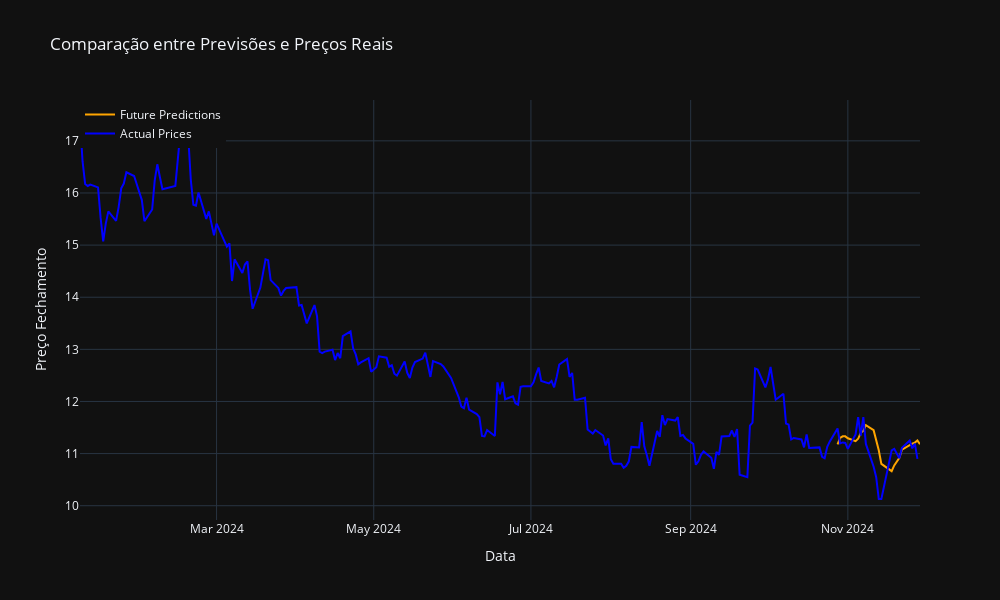

Source (notebook cell):
### Code cell
import pandas as pd
import numpy as np
import datetime
import yfinance as yf
import matplotlib.pyplot as plt
from tensorflow.keras.models import Sequential
from tensorflow.keras.optimizers import Adam
from tensorflow.keras import layers
# Buscar preços reais
import plotly.graph_objects as go



def str_to_datetime(s):
    split = s.split('-')
    year, month, day = int(split[0]), int(split[1]), int(split[2])
    return datetime.datetime(year=year, month=month, day=day)



def df_to_windowed_df(dataframe, first_date_str, last_date_str, n):
    first_date = str_to_datetime(first_date_str)
    last_date = str_to_datetime(last_date_str)

    target_date = first_date
    dates = []
    X, Y = [], []

    last_time = False
    while True:
        df_subset = dataframe.loc[:target_date].tail(n + 1)

        if len(df_subset) != n + 1:
            print(f'Erro: Janela de tamanho {n} é muito grande para a data {target_date}')
            return None

        values = df_subset['Close'].to_numpy()
        x, y = values[:-1], values[-1]

        dates.append(target_date)
        X.append(x)
        Y.append(y)

        next_week = dataframe.loc[target_date:target_date + datetime.timedelta(days=7)]
        if len(next_week) < 2:
            break

        next_datetime_str = str(next_week.head(2).tail(1).index.values[0])
        next_date_str = next_datetime_str.split('T')[0]
        year, month, day = map(int, next_date_str.split('-'))
        next_date = datetime.datetime(year=year, month=month, day=day)

        if last_time:
            break

        target_date = next_date
        if target_date == last_date:
            last_time = True

    ret_df = pd.DataFrame({})
    ret_df['Target Date'] = dates

    X = np.array(X)
    for i in range(n):
        ret_df[f'Target-{n-i}'] = X[:, i]

    ret_df['Target'] = Y

    return ret_df

def adjust_dates_to_available(df, start_date, end_date):
    if start_date not in df.index:
        start_date = df.index[df.index.get_indexer([start_date], method='nearest')[0]]
        print(f'Data inicial ajustada para {start_date}')

    if end_date not in df.index:
        end_date = df.index[df.index.get_indexer([end_date], method='nearest')[0]]
        print(f'Data final ajustada para {end_date}')
    
    return start_date, end_date


def windowed_df_to_date_X_y(windowed_dataframe):
    if windowed_dataframe is None or windowed_dataframe.empty:
        raise ValueError("O DataFrame de janela está vazio ou é None. Verifique as entradas.")

    df_as_np = windowed_dataframe.to_numpy()
    dates = df_as_np[:, 0]
    middle_matrix = df_as_np[:, 1:-1]
    X = middle_matrix.reshape((len(dates), middle_matrix.shape[1], 1))
    Y = df_as_np[:, -1]

    return dates, X.astype(np.float32), Y.astype(np.float32)



def train_model(ticker, start_date, end_date, window_size):
    df = yf.Ticker(ticker).history(period='max')
    df = df[['Close']]
    

    df.index = pd.to_datetime(df.index).tz_convert(None).normalize()


    start_date = pd.to_datetime(start_date).normalize()
    end_date = pd.to_datetime(end_date).normalize()

    start_date, end_date = adjust_dates_to_available(df, start_date, end_date)

    windowed_df = df_to_windowed_df(df, start_date.strftime('%Y-%m-%d'), end_date.strftime('%Y-%m-%d'), n=window_size)

    if windowed_df is None or windowed_df.empty:
        raise ValueError("Erro: df_to_windowed_df retornou um DataFrame vazio ou None.")

    dates, X, y = windowed_df_to_date_X_y(windowed_df)

    q_80 = int(len(dates) * .8)
    q_90 = int(len(dates) * .9)

    dates_train, X_train, y_train = dates[:q_80], X[:q_80], y[:q_80]
    dates_val, X_val, y_val = dates[q_80:q_90], X[q_80:q_90], y[q_80:q_90]
    dates_test, X_test, y_test = dates[q_90:], X[q_90:], y[q_90:]

    model = Sequential([
        layers.Input((window_size, 1)),
        layers.LSTM(70),
        layers.Dense(32, activation='relu'),
        layers.Dense(32, activation='relu'),
        layers.Dense(1)
    ])

    model.compile(loss='mse',
                  optimizer=Adam(learning_rate=0.001),
                  metrics=['mean_absolute_error'])

    model.fit(X_train, y_train, validation_data=(X_val, y_val), epochs=65)

    return model, dates_test, X_test


ticker = 'CSNA3.SA'
start_date = '2024-01-08'
end_date = '2024-11-29'
window_size = 5

model, dates_test, X_test = train_model(ticker, start_date, end_date, window_size)


future_predictions = model.predict(X_test).flatten()


plt.figure(figsize=(12, 6))
plt.plot(dates_test, future_predictions, label='Future Predictions', color='orange')
plt.title('Previsões Futuras do Modelo')
plt.xlabel('Data')
plt.ylabel('Preço Fechamento Previsto')
plt.legend()
plt.show()
#=============== in case you have the data
def get_actual_prices(ticker, start_date, end_date):
    df = yf.Ticker(ticker).history(start=start_date, end=end_date)
    df = df[['Close']]
    df.index = pd.to_datetime(df.index).normalize()
    return df


# Buscar preços reais
actual_prices_df = get_actual_prices(ticker, start_date, end_date)
actual_dates = actual_prices_df.index
actual_prices = actual_prices_df['Close'].to_numpy()

fig = go.Figure()


fig.add_trace(go.Scatter(
    x=dates_test,
    y=future_predictions,
    mode='lines',
    name='Future Predictions',
    line=dict(color='orange')
))


fig.add_trace(go.Scatter(
    x=actual_dates,
    y=actual_prices,
    mode='lines',
    name='Actual Prices',
    line=dict(color='blue')
))


fig.update_layout(
    title='Comparação entre Previsões e Preços Reais',
    xaxis_title='Data',
    yaxis_title='Preço Fechamento',
    legend=dict(x=0, y=1),
    template='plotly_dark',
    hovermode='x unified',
    width=1000,
    height=600
)


fig.show()

### Figure 1 — Plotly figure (JSON) as saved in the notebook; plotly's stock layout.template omitted (floating-point values rounded to 4 significant figures; data arrays with more than 128 entries replaced by an {"elided": "..."} marker saying what was removed)
{"data": [{"line": {"color": "orange"}, "mode": "lines", "name": "Future Predictions", "type": "scatter", "x": ["2024-10-28T00:00:00", "2024-10-29T00:00:00", "2024-10-30T00:00:00", "2024-10-31T00:00:00", "2024-11-01T00:00:00", "2024-11-04T00:00:00", "2024-11-05T00:00:00", "2024-11-06T00:00:00", "2024-11-07T00:00:00", "2024-11-08T00:00:00", "2024-11-11T00:00:00", "2024-11-12T00:00:00", "2024-11-13T00:00:00", "2024-11-14T00:00:00", "2024-11-18T00:00:00", "2024-11-19T00:00:00", "2024-11-21T00:00:00", "2024-11-22T00:00:00", "2024-11-25T00:00:00", "2024-11-26T00:00:00", "2024-11-27T00:00:00", "2024-11-28T00:00:00", "2024-11-29T00:00:00"], "y": [11.18, 11.3, 11.33, 11.33, 11.29, 11.24, 11.28, 11.4, 11.44, 11.54, 11.45, 11.27, 11.06, 10.8, 10.66, 10.77, 10.92, 11.08, 11.17, 11.19, 11.21, 11.25, 11.18]}, {"line": {"color": "blue"}, "mode": "lines", "name": "Actual Prices", "type": "scatter", "x": {"elided": "227 str values"}, "y": {"elided": "227 float values"}}], "layout": {"height": 600, "hovermode": "x unified", "legend": {"x": 0, "y": 1}, "title": {"text": "Comparação entre Previsões e Preços Reais"}, "width": 1000, "xaxis": {"title": {"text": "Data"}}, "yaxis": {"title": {"text": "Preço Fechamento"}}}}
